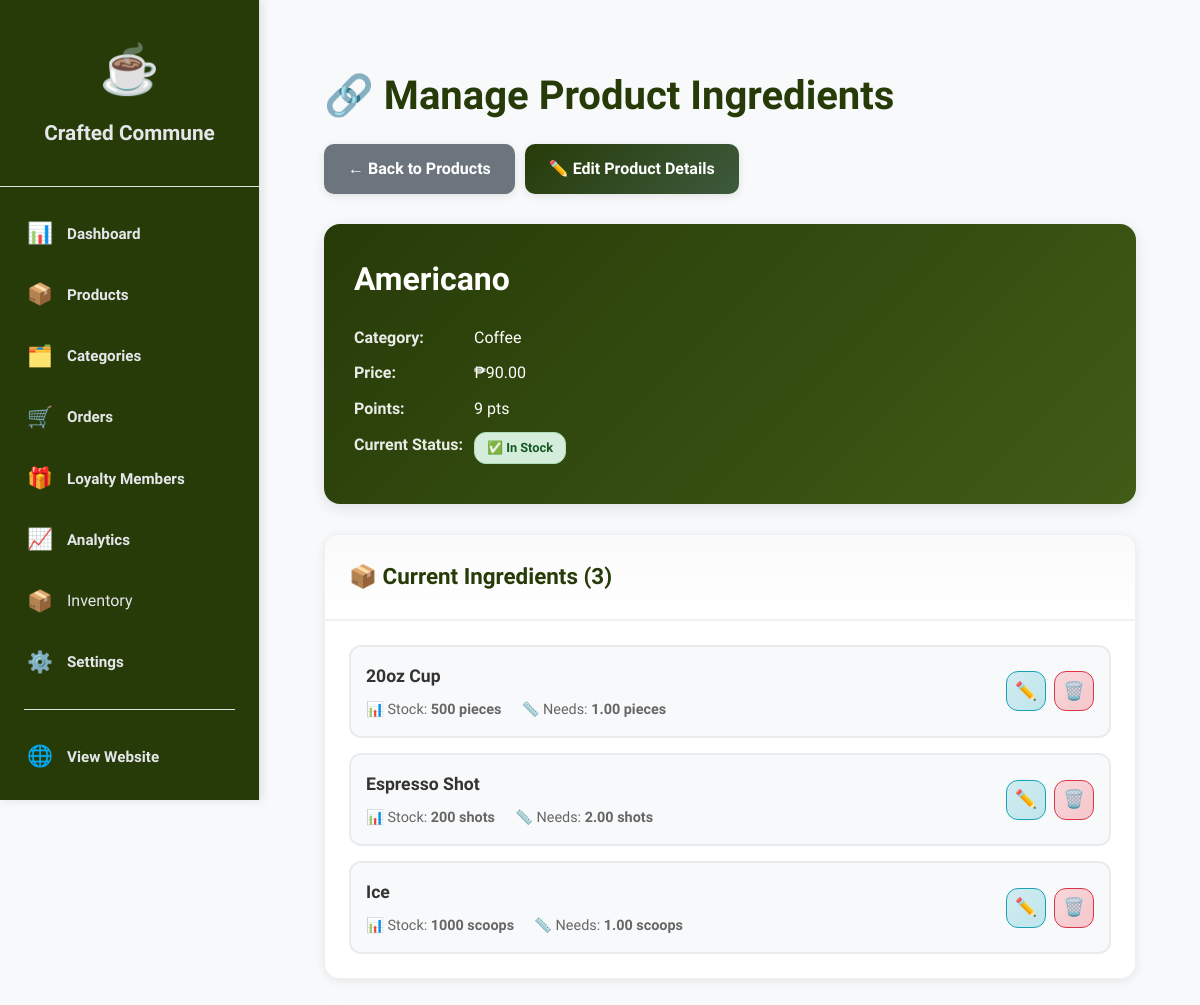
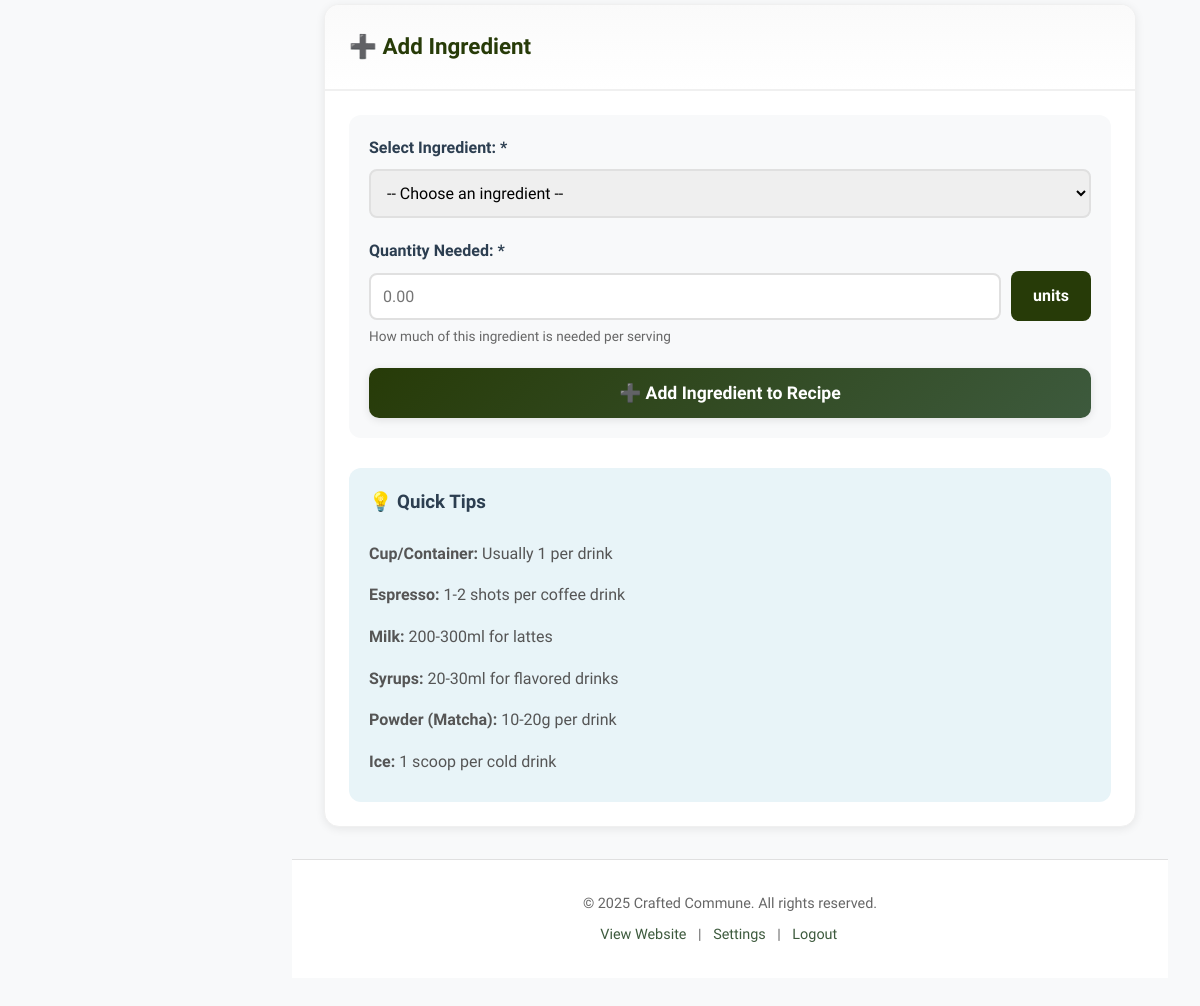
Screenshot of /admin/edit_product_ingredients.php?product_id=1 (signed in) with the database file from the repository (2 pictures, top to bottom).
### tables this page shows
CREATE TABLE IF NOT EXISTS products (
    id INT AUTO_INCREMENT PRIMARY KEY,
    category_id INT NOT NULL,
    name VARCHAR(100) NOT NULL,
    price DECIMAL(10, 2) NOT NULL,
    points INT NOT NULL,
    average_rating DECIMAL(3,2) DEFAULT 0.00,
    rating_count INT DEFAULT 0,
    image VARCHAR(255),
    is_recommended TINYINT(1) DEFAULT 0,
    is_active TINYINT(1) DEFAULT 1,
    stock_status ENUM('in_stock', 'low_stock', 'out_of_stock') DEFAULT 'in_stock',
    stock_quantity INT DEFAULT 0,
    created_at TIMESTAMP DEFAULT CURRENT_TIMESTAMP,
    updated_at TIMESTAMP DEFAULT CURRENT_TIMESTAMP ON UPDATE CURRENT_TIMESTAMP,
    FOREIGN KEY (category_id) REFERENCES categories(id) ON DELETE CASCADE
);

CREATE TABLE IF NOT EXISTS categories (
    id INT AUTO_INCREMENT PRIMARY KEY,
    name VARCHAR(50) NOT NULL,
    slug VARCHAR(50) UNIQUE NOT NULL,
    icon VARCHAR(255),
    display_order INT DEFAULT 0,
    is_active TINYINT(1) DEFAULT 1,
    created_at TIMESTAMP DEFAULT CURRENT_TIMESTAMP
);

CREATE TABLE IF NOT EXISTS product_ingredients (
    id INT AUTO_INCREMENT PRIMARY KEY,
    product_id INT NOT NULL,
    ingredient_id INT NOT NULL,
    quantity_needed DECIMAL(10,2) DEFAULT 1.00,
    created_at TIMESTAMP DEFAULT CURRENT_TIMESTAMP,
    FOREIGN KEY (product_id) REFERENCES products(id) ON DELETE CASCADE,
    FOREIGN KEY (ingredient_id) REFERENCES product_inventory(id) ON DELETE CASCADE,
    UNIQUE KEY unique_product_ingredient (product_id, ingredient_id)
);

CREATE TABLE IF NOT EXISTS product_inventory (
  id INT(11) NOT NULL AUTO_INCREMENT,
  name VARCHAR(255) NOT NULL,
  stock INT(11) NOT NULL DEFAULT 0,
  category VARCHAR(255) NOT NULL,
  low_stock_threshold INT(11) DEFAULT 10,
  unit VARCHAR(50) DEFAULT 'units',
  created_at TIMESTAMP DEFAULT CURRENT_TIMESTAMP,
  updated_at TIMESTAMP DEFAULT CURRENT_TIMESTAMP ON UPDATE CURRENT_TIMESTAMP,
  PRIMARY KEY (id),
  UNIQUE KEY name (name)
);

### config.php (called while the page is built, shortened)
<?php
function e($string) {
    return htmlspecialchars($string, ENT_QUOTES, 'UTF-8');
}
?>

### admin/edit_product_ingredients.php (the view, shortened to what this page needs)
<?php
require_once '../config.php';
$product_id = isset($_GET['product_id']) ? intval($_GET['product_id']) : 0;
$productStmt = $pdo->prepare("
    SELECT p.*, c.name as category_name
    FROM products p
    LEFT JOIN categories c ON p.category_id = c.id
    WHERE p.id = ?
");
$productStmt->execute([$product_id]);
$product = $productStmt->fetch();
$currentIngredientsStmt = $pdo->prepare("
    SELECT
        pi.id as link_id,
        pi.quantity_needed,
        inv.id as ingredient_id,
        inv.name as ingredient_name,
        inv.stock,
        inv.unit,
        inv.low_stock_threshold,
        CASE
            WHEN inv.stock = 0 THEN 'out_of_stock'
            WHEN inv.stock <= inv.low_stock_threshold THEN 'low_stock'
            ELSE 'in_stock'
        END as ingredient_status
    FROM product_ingredients pi
    JOIN product_inventory inv ON pi.ingredient_id = inv.id
    WHERE pi.product_id = ?
    ORDER BY inv.name
");
$currentIngredientsStmt->execute([$product_id]);
$currentIngredients = $currentIngredientsStmt->fetchAll();
$availableIngredientsStmt = $pdo->prepare("
    SELECT
        id, name, stock, unit, category
    FROM product_inventory
    WHERE id NOT IN (
        SELECT ingredient_id
        FROM product_ingredients
        WHERE product_id = ?
    )
    ORDER BY category, name
");
$availableIngredientsStmt->execute([$product_id]);
$availableIngredients = $availableIngredientsStmt->fetchAll();
include 'includes/header.php';
?>
<div class="page-header">
    <h1>🔗 Manage Product Ingredients</h1>
    <div class="header-actions">
        <a href="affected_products.php" class="btn btn-secondary">← Back to Products</a>
        <a href="products.php?action=edit&id=<?= $product_id ?>" class="btn btn-primary">✏️ Edit Product Details</a>
    </div>
</div>
<div class="product-info-card">
    <div class="product-details">
        <h2><?= e($product['name']) ?></h2>
        <div class="detail-row">
            <span class="label">Category:</span>
            <span class="value"><?= e($product['category_name']) ?></span>
        </div>
        <div class="detail-row">
            <span class="label">Price:</span>
            <span class="value">₱<?= number_format($product['price'], 2) ?></span>
        </div>
        <div class="detail-row">
            <span class="label">Points:</span>
            <span class="value"><?= $product['points'] ?> pts</span>
        </div>
        <div class="detail-row">
            <span class="label">Current Status:</span>
            <span class="value">
                <?php if ($product['stock_status'] === 'out_of_stock'): ?>
                    <span class="status-badge badge-red">🚫 Out of Stock</span>
                <?php elseif ($product['stock_status'] === 'low_stock'): ?>
                    <span class="status-badge badge-orange">⚠️ Low Stock</span>
                <?php else: ?>
                    <span class="status-badge badge-green">✅ In Stock</span>
                <?php endif; ?>
            </span>
        </div>
    </div>
</div>
<div class="ingredients-grid">
    <div class="dashboard-card">
        <div class="card-header">
            <h2>📦 Current Ingredients (<?= count($currentIngredients) ?>)</h2>
        </div>
        <div class="card-body">
            <?php if (empty($currentIngredients)): ?>
                <div class="empty-state">
                    <div class="empty-icon">📭</div>
                    <p>No ingredients linked yet</p>
                    <small>Add ingredients from the right panel</small>
                </div>
            <?php else: ?>
                <div class="ingredients-list">
                    <?php foreach ($currentIngredients as $ing): ?>
                        <?php
                        $rowClass = '';
                        ?>
                        <div class="ingredient-item <?= $rowClass ?>">
                            <div class="ingredient-info">
                                <div class="ingredient-name">
                                    <strong><?= e($ing['ingredient_name']) ?></strong>
                                </div>
                                <div class="ingredient-stats">
                                    <span class="stat">
                                        📊 Stock: <strong><?= $ing['stock'] ?> <?= e($ing['unit']) ?></strong>
                                    </span>
                                    <span class="stat">
                                        📏 Needs: <strong><?= $ing['quantity_needed'] ?> <?= e($ing['unit']) ?></strong>
                                    </span>
                                </div>
                            </div>
                            <div class="ingredient-actions">
                                <button onclick="editQuantity(<?= $ing['link_id'] ?>, '<?= e($ing['ingredient_name']) ?>', <?= $ing['quantity_needed'] ?>, '<?= e($ing['unit']) ?>')"
                                        class="btn-icon btn-icon-blue"
                                        title="Edit Quantity">
                                    ✏️
                                </button>
                                <form method="POST" style="display:inline;" onsubmit="return confirm('Remove this ingredient?')">
                                    <button type="submit" class="btn-icon btn-icon-danger" title="Remove">
                                        🗑️
                                    </button>
                                </form>
                            </div>
                        </div>
                    <?php endforeach; ?>
                </div>
            <?php endif; ?>
        </div>
    </div>
    <div class="dashboard-card">
        <div class="card-header">
            <h2>➕ Add Ingredient</h2>
        </div>
        <div class="card-body">
            <?php if (empty($availableIngredients)): ?>
                <div class="empty-state">
                    <div class="empty-icon">✅</div>
                    <p>All ingredients are already linked!</p>
                    <a href="productadd_edit.php" class="btn btn-primary" style="margin-top: 15px;">
                        Create New Ingredient
                    </a>
                </div>
            <?php else: ?>
                <form method="POST" class="add-ingredient-form">
                    <div class="form-group">
                        <label for="ingredient_id">Select Ingredient: *</label>
                        <select name="ingredient_id" id="ingredient_id" class="form-control" required onchange="updateIngredientPreview()">
                            <option value="">-- Choose an ingredient --</option>
                        </select>
                    </div>
                    <div class="form-group">
                        <label for="quantity_needed">Quantity Needed: *</label>
                        <div class="quantity-input-group">
                            <input type="number"
                                   name="quantity_needed"
                                   id="quantity_needed"
                                   class="form-control"
                                   step="0.01"
                                   min="0.01"
                                   placeholder="0.00"
                                   required>
                            <span class="unit-display" id="unit_display">units</span>
                        </div>
                        <small class="form-hint">How much of this ingredient is needed per serving</small>
                    </div>
                    <button type="submit" class="btn btn-primary btn-block">
                        ➕ Add Ingredient to Recipe
                    </button>
                </form>
                <div class="help-section">
                    <h3>💡 Quick Tips</h3>
                    <ul>
                        <li><strong>Cup/Container:</strong> Usually 1 per drink</li>
                        <li><strong>Espresso:</strong> 1-2 shots per coffee drink</li>
                        <li><strong>Milk:</strong> 200-300ml for lattes</li>
                        <li><strong>Syrups:</strong> 20-30ml for flavored drinks</li>
                        <li><strong>Powder (Matcha):</strong> 10-20g per drink</li>
                        <li><strong>Ice:</strong> 1 scoop per cold drink</li>
                    </ul>
                </div>
            <?php endif; ?>
        </div>
    </div>
</div>
<?php include 'includes/footer.php'; ?>

### admin/assets/admin-style.css (style rules this page uses)
* { margin: 0; padding: 0; box-sizing: border-box; }
:root { --primary: #273B08; --primary-dark: #273B08; --secondary: #6c757d; --success: #28a745; --danger: #dc3545; --warning: #ffc107; --info: #17a2b8; --light: #f8f9fa; --dark: #343a40; --gold: #d4af37; --sidebar-width: 260px; --header-height: 70px; }
body { font-family: 'Cabin Condensed', sans-serif; background: #f5f7fa; color: #333; line-height: 1.6; }
.page-header { margin-bottom: 2rem; display: flex; justify-content: space-between; align-items: center; flex-wrap: wrap; gap: 1rem; }
.page-header h1 { font-family: 'Calistoga', serif; font-size: 2.5rem; color: var(--primary-dark); }
.header-actions { display: flex; gap: 1rem; align-items: center; }
.dashboard-card { background: white; border-radius: 20px; box-shadow: 0 4px 20px rgba(0, 0, 0, 0.08); overflow: hidden; border: 1px solid #f0f0f0; transition: transform 0.3s ease, box-shadow 0.3s ease; }
.card-header { padding: 2rem; border-bottom: 2px solid #f5f5f5; display: flex; justify-content: space-between; align-items: center; background: linear-gradient(to bottom, #fafafa, white); }
.card-header h2 { font-family: 'Calistoga', serif; font-size: 1.5rem; color: var(--primary-dark); display: flex; align-items: center; gap: 0.5rem; }
.card-body { padding: 2rem; }
.form-group { margin-bottom: 1.5rem; }
.form-control { width: 100%; padding: 0.85rem 1.2rem; border: 2px solid #e0e0e0; border-radius: 12px; font-size: 1rem; font-family: 'Cabin Condensed', sans-serif; transition: all 0.3s ease; }
.form-hint { display: block; margin-top: 0.5rem; font-size: 0.85rem; color: #666; }
.badge-green { background: linear-gradient(135deg, #d4edda 0%, #c3e6cb 100%); color: #155724; border: 1px solid #b1dfbb; }
.btn { padding: 0.85rem 1.8rem; border: none; border-radius: 12px; font-size: 1rem; font-weight: 600; cursor: pointer; transition: all 0.3s ease; font-family: 'Cabin Condensed', sans-serif; text-decoration: none; display: inline-block; box-shadow: 0 2px 8px rgba(0, 0, 0, 0.1); }
.btn-primary { background: linear-gradient(135deg, var(--primary-dark) 0%, var(--primary) 100%); color: white; }
.btn-secondary { background: linear-gradient(135deg, #6c757d 0%, #5a6268 100%); color: white; }
.btn-icon { display: inline-flex; align-items: center; justify-content: center; width: 40px; height: 40px; border-radius: 12px; background: #f0f0f0; text-decoration: none; transition: all 0.3s ease; font-size: 1.1rem; border: 1px solid #e0e0e0; }
.btn-icon-blue { background: linear-gradient(135deg, #d1ecf1 0%, #bee5eb 100%); border-color: #17a2b8; }
.btn-icon-danger { background: linear-gradient(135deg, #f8d7da 0%, #f5c6cb 100%); border-color: #dc3545; }
.dashboard-card { background: white; border-radius: 15px; box-shadow: 0 2px 10px rgba(0, 0, 0, 0.08); overflow: hidden; }
.card-header { padding: 1.5rem; border-bottom: 2px solid #f0f0f0; display: flex; justify-content: space-between; align-items: center; }
.card-header h2 { font-family: 'Calistoga', serif; font-size: 1.4rem; color: var(--primary-dark); }
.card-body { padding: 1.5rem; }
.badge-green { background: #d4edda; color: #155724; }
.form-control { width: 100%; padding: 0.75rem 1rem; border: 2px solid #e0e0e0; border-radius: 10px; font-size: 1rem; font-family: 'Cabin Condensed', sans-serif; transition: border-color 0.3s ease; }
.btn { padding: 0.75rem 1.5rem; border: none; border-radius: 10px; font-size: 1rem; font-weight: 600; cursor: pointer; transition: all 0.3s ease; font-family: 'Cabin Condensed', sans-serif; text-decoration: none; display: inline-block; }
.btn-secondary { background: var(--secondary); color: white; }

### admin/includes/header.php (style rules this page uses)
:root { --primary: #3d5a3d; --primary-dark: #273B08; --text-dark: #e4e6e9ff; --text-light: #e7ebeeff; --bg-light: #f8f9fa; --border-color: #e0e0e0; }
* { margin: 0; padding: 0; box-sizing: border-box; }
body { font-family: 'Cabin Condensed', sans-serif; background: var(--bg-light); display: flex; min-height: 100vh; }

### rows the page displays
products: name "Americano", category.name "Coffee", price "90.00", points "9"
product_ingredients: ingredient.name "20oz Cup", ingredient.stock "500", ingredient.unit "pieces", quantity_needed "1.00"
product_ingredients: ingredient.name "Espresso Shot", ingredient.stock "200", ingredient.unit "shots", quantity_needed "2.00"
product_ingredients: ingredient.name "Ice", ingredient.stock "1000", ingredient.unit "scoops", quantity_needed "1.00"

### other values shown
SITE_NAME "Crafted Commune"
count($currentIngredients) "3"
